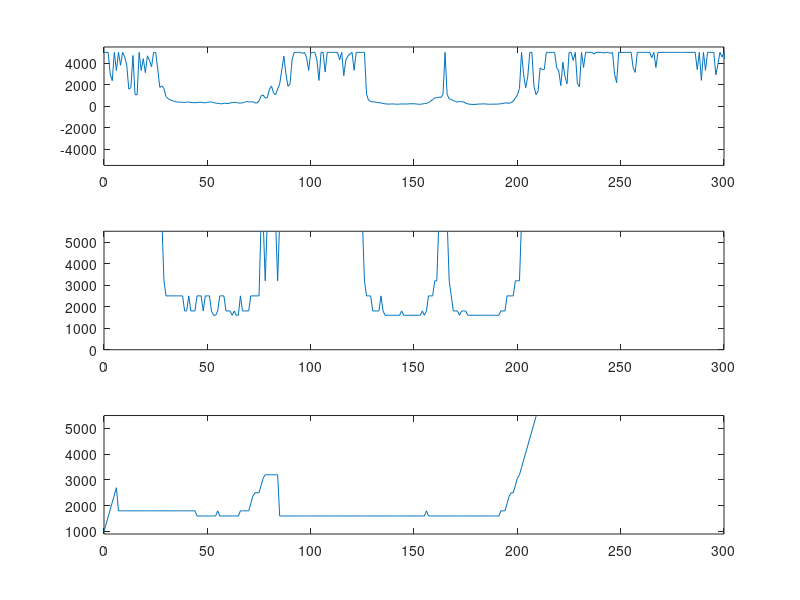

Write the MATLAB code that produced this figure.
load speed_plan/original.txt;
load speed_plan/fixed.txt;
load course_memory/radius.txt;
% load replay/radius_long.txt;

log_number = numel(original);
log_x = linspace(0, log_number, log_number)';

y_max = 5500;
x_max = 300;

subplot(3, 1, 1);
plot(log_x, radius);
ylim([-5500, 5500]);
xlim([0, x_max]);

subplot(3, 1, 2);
plot(log_x, original);
ylim([0, y_max]);
xlim([0, x_max]);

subplot(3, 1, 3);
plot(log_x, fixed);
ylim([900, 5500]);
xlim([0, x_max]);

